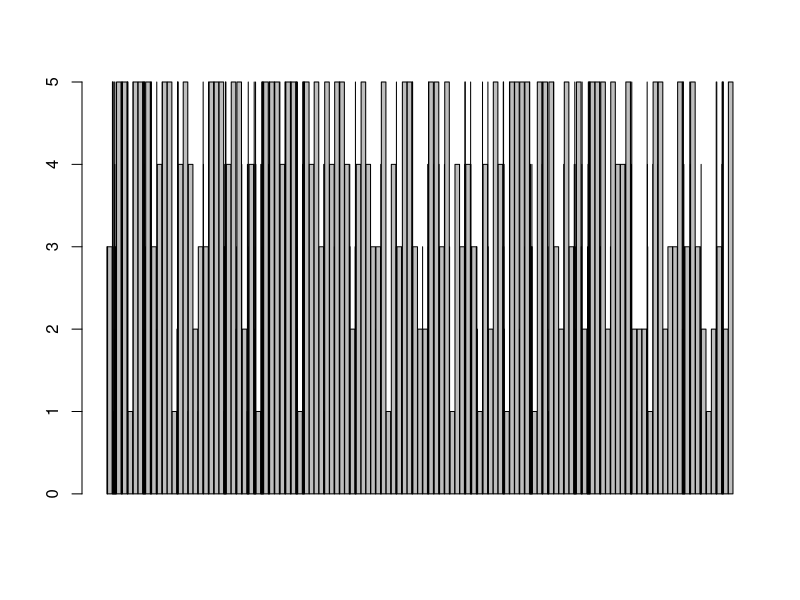
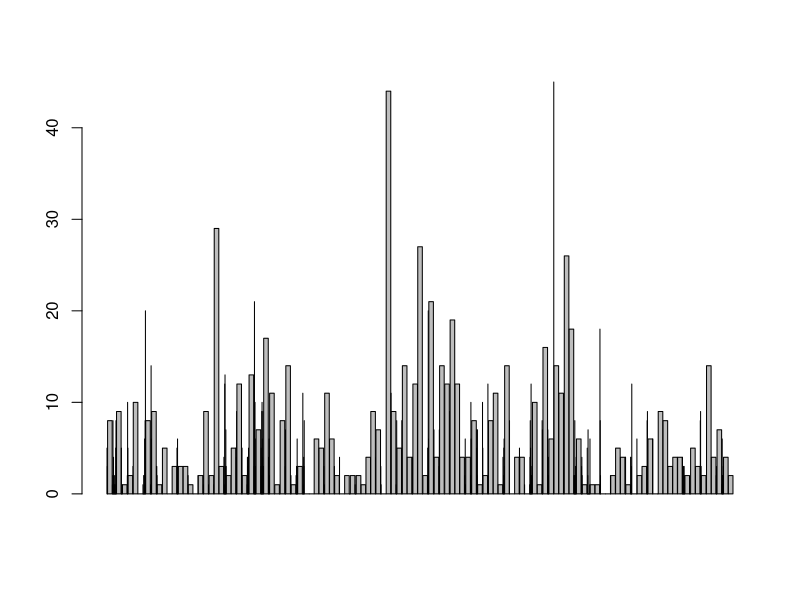
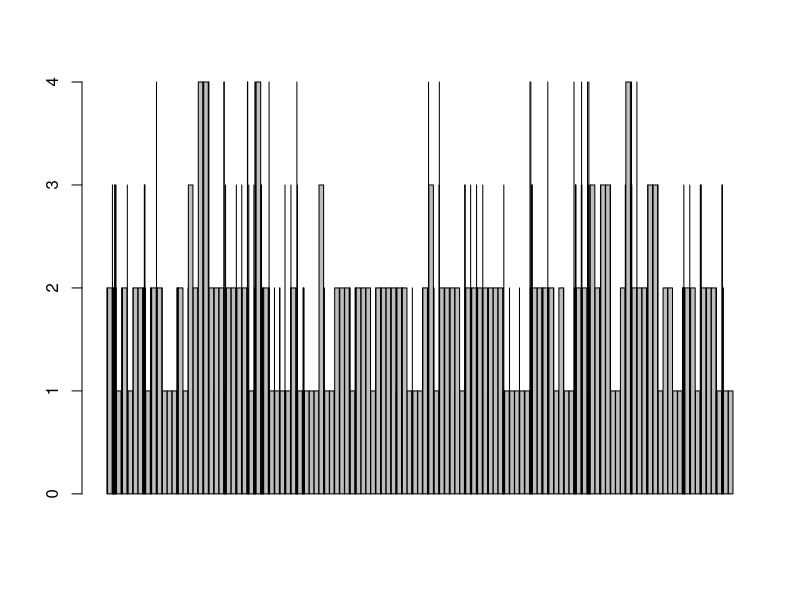
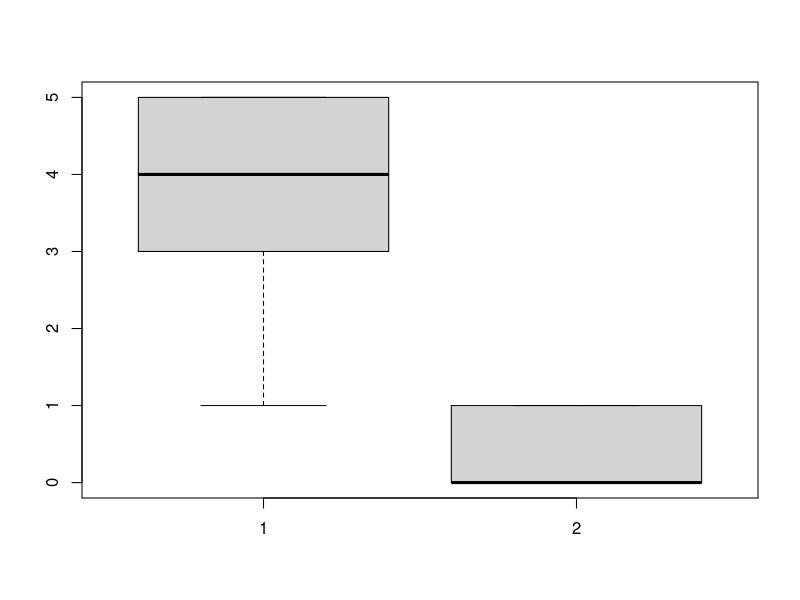
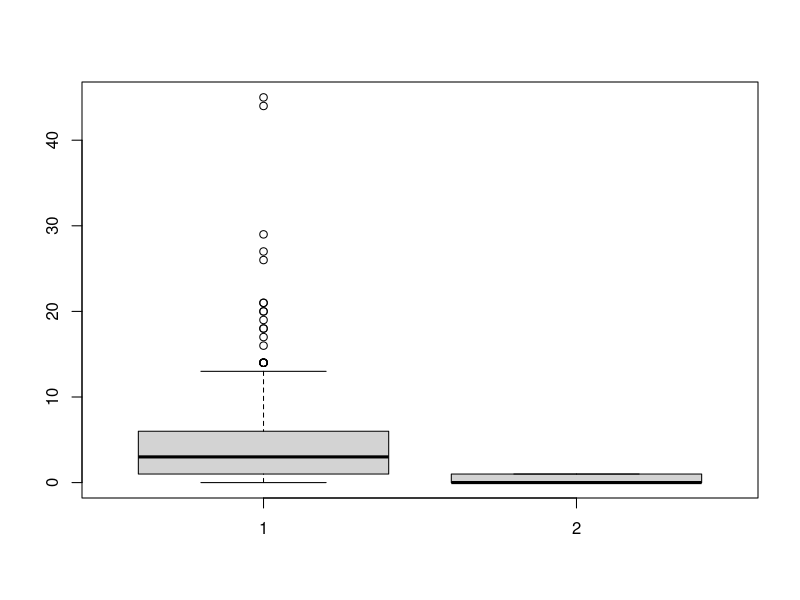
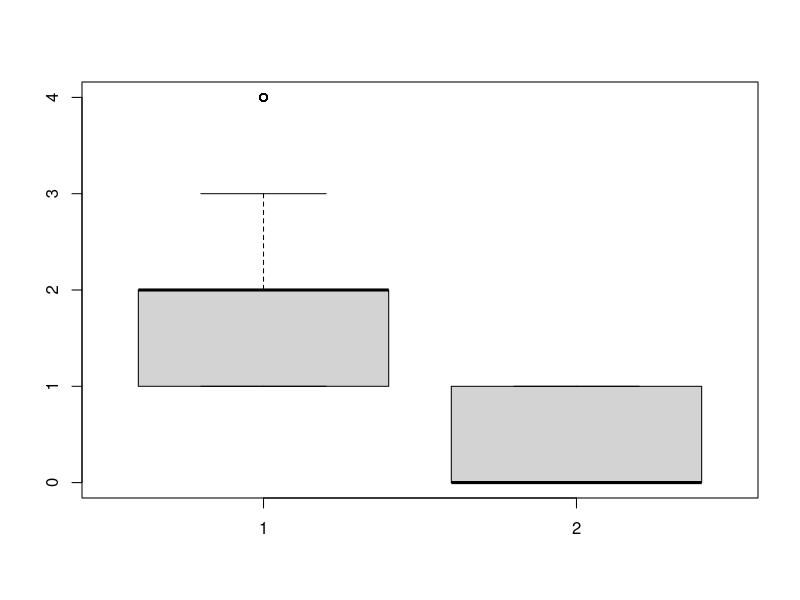

Write the R code that produced these figures, in order. (Note: this script raises an error after producing the figures.)
## ---- chunk 1

alc=read.table("data/alc.txt", sep = ",", header = TRUE)

head(alc)

attach(alc)

## ---- chunk 2

table(health,high_use)
table(absences,high_use)
table(studytime,high_use)
table(sex,high_use)

barplot(health,high_use)
barplot(absences,high_use)
barplot(studytime,high_use)

boxplot(health,high_use)
boxplot(absences,high_use)
boxplot(studytime,high_use)
boxplot(sex,high_use)

## ---- chunk 3
m = glm(high_use ~ health + absences + studytime + sex, data = alc, family = "binomial")

summary(m)

coef(m)

## ---- chunk 4
library(dplyr)

OR =coef(m) %>% exp

CI=exp(confint(m))

cbind(OR, CI)

## ---- chunk 5
#Lasketaan malli ilman terveysmuuttujaa jonka kertoimen estimaatti ei ollut tilastollisesti merkitsevä. 
m = glm(high_use ~ absences + studytime + sex, data = alc, family = 
"binomial")

#Ennustetaan suuren alkoholinkäytön todennäköisyys.
probabilities = predict(m, type = "response")

#Lisätään ennustetut todennäköisyydet aineistoon.
alc = mutate(alc, probability = probabilities)

#Käytetään todennäköisyyksiä suuren alkoholinkäytön ennustamiseen,
alc = mutate(alc, prediction = probabilities>0.5)

#Ristiintaulukoidaan korkea alkoholinkäyttö-muuttuja ennusteiden muuttujasta kanssa.
table(high_use = alc$high_use, prediction = probabilities>0.5)

## ---- chunk 6

# Haetaan paketit dplyr ja ggplot2.
library(dplyr); library(ggplot2)

# Piirretään hajontakuva korkeasta alkoholin käytöstä ja sen ennustetuista todennäköisyyksistä.
g = ggplot(alc, aes(x = probability, y = high_use, col=prediction))

# Määritellään geom pisteinä ja piirretään uusi kuva. 
g+geom_point()

#Taulukoidaan suuri alkoholinkäyttö ja ennusteet siitä. 
table(high_use = alc$high_use, prediction = alc$prediction)%>%prop.table()%>%addmargins()

# Määritellään loss function eli keskimääräinen ennustevirhe. 
loss_func = function(class, prob) {
  n_wrong = abs(class - prob) > 0.5
  mean(n_wrong)
}

# Kutsutaan loss funktio jotta voidaan laskea väärien ennusteiden keskimääräinen määrä aineistossa. 
loss_func(class = alc$high_use, prob = alc$probability)

